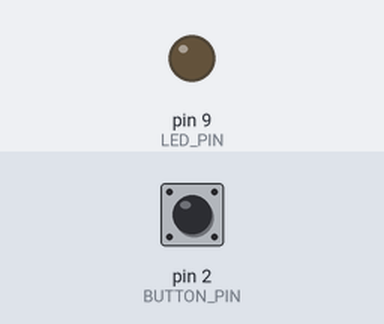
A sketch run on a simulated Arduino Uno, built with avr-gcc and run on an emulated ATmega328P. Shown: output pins drawn as LEDs (lit = HIGH). The inputs (shaded band) are chosen by the test bench; at power-on: pin 2 (BUTTON_PIN) HIGH.

Above: at 1.2 s.
1.3 s: pin 2 (BUTTON_PIN) pulled LOW for 0.15 s
At 1.37 s:
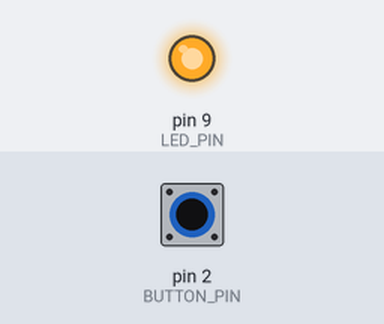
2.9 s: pin 2 (BUTTON_PIN) pulled LOW for 3.2 s
At 6.4 s:
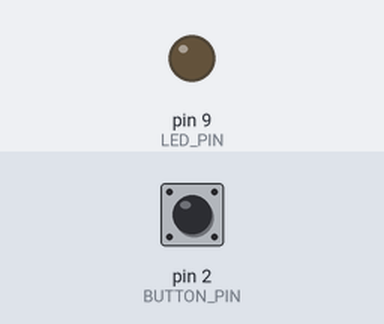
Timing chart, 0 to 7.9 s (numbered marks = the images above; inputs shaded):
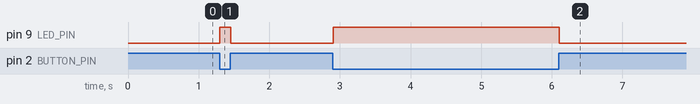

Measured:
- after the input at 1.3 s, pin 9 (LED_PIN): LOW → HIGH at once, → LOW 0.15 s later
- after the input at 2.9 s, pin 9 (LED_PIN): LOW → HIGH at once, → LOW 3.2 s later

The sketch:

led_pushbutton.ino
```cpp
// Practical 7: LED and push-button interfacing
// LED anode -> D9 through 220 ohm resistor; cathode -> GND
// Push button -> D2 and GND (uses internal pull-up)

const byte LED_PIN = 9;
const byte BUTTON_PIN = 2;

void setup() {
  pinMode(LED_PIN, OUTPUT);
  pinMode(BUTTON_PIN, INPUT_PULLUP);
}

void loop() {
  bool isPressed = (digitalRead(BUTTON_PIN) == LOW);
  digitalWrite(LED_PIN, isPressed ? HIGH : LOW);
  delay(10); // small debounce interval for a basic demonstration
}
```
